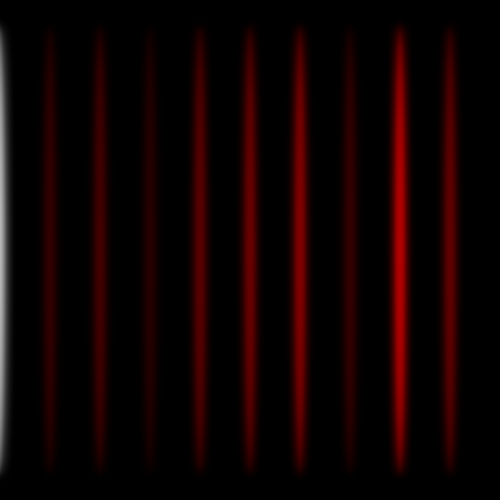
Frame 1 (no input)
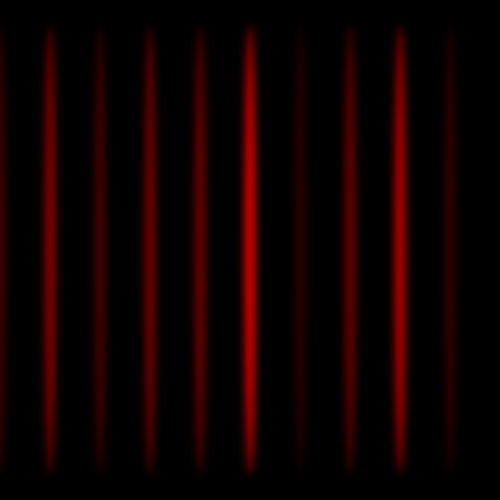
Frame 60 (the mouse pressed at the canvas centre just before this capture)
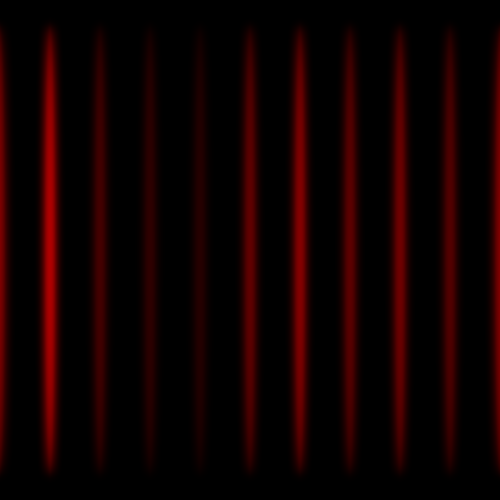
Frame 120 (the mouse held since frame 60 and released just before this capture)

The Processing sketch that drew these frames (run headless with seeded random() and noise(); from frame 60 on, the mouse is pressed at the canvas centre):

// Processing sketch: processing_141957
// ── processing_141957.pde

void setup() {
  size(500, 500);
}

void draw() {
  background(0);
  noStroke();
  ellipse(mouseX, 250, 10, 450);
  fill(random(50, 255), 0, 0);
  ellipse(mouseX -50, 250, 10, 450);
  fill(random(50, 255), 0, 0);
  ellipse(mouseX -100, 250, 10, 450);
  fill(random(50, 255), 0, 0);
  ellipse(mouseX -150, 250, 10, 450);
  fill(random(50, 255), 0, 0);
  ellipse(mouseX -200, 250, 10, 450);
  fill(random(50, 255), 0, 0);
  ellipse(mouseX -250, 250, 10, 450);
  fill(random(50, 255), 0, 0);
  ellipse(mouseX -300, 250, 10, 450);
  fill(random(50, 255), 0, 0);
  ellipse(mouseX -350, 250, 10, 450);
  fill(random(50, 255), 0, 0);
  ellipse(mouseX -400, 250, 10, 450);
  fill(random(50, 255), 0, 0);
  ellipse(mouseX -450, 250, 10, 450);
  fill(random(50, 255), 0, 0);
  ellipse(mouseX+50, 250, 10, 450);
  fill(random(50, 255), 0, 0);
  ellipse(mouseX+100, 250, 10, 450);
  fill(random(50, 255), 0, 0);
  ellipse(mouseX+150, 250, 10, 450);
  fill(random(50, 255), 0, 0);
  ellipse(mouseX+200, 250, 10, 450);
  fill(random(50, 255), 0, 0);
  ellipse(mouseX+250, 250, 10, 450);
  fill(random(50, 255), 0, 0);
  ellipse(mouseX+300, 250, 10, 450);
  fill(random(50, 255), 0, 0);
  ellipse(mouseX+350, 250, 10, 450);
  fill(random(50, 255), 0, 0);
  ellipse(mouseX+400, 250, 10, 450);
  fill(random(50, 255), 0, 0);
  ellipse(mouseX+450, 250, 10, 450);
  fill(random(50, 255), 0, 0);
  filter(BLUR, 4);
}
